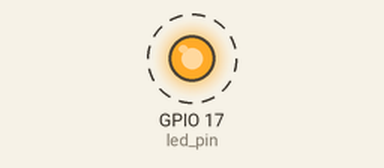
This program was run on a simulated Raspberry Pi (BCM pin numbers). Parts: output pins drawn as LEDs (lit = HIGH). Dashed ring = blinking. What the program prints to the terminal is not drawn.

Above: at 0.5 s.
Timing chart, 0 to 4.6 s (numbered marks = the images above):
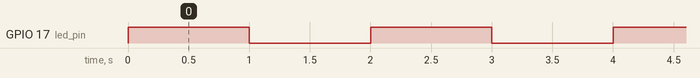

Measured:
- by itself, GPIO 17 (led_pin): alternates HIGH for 1.0 s and LOW for 1.0 s

The program:

LED_Blinks.py
```python
"""
This code file performs LED blinks using RPi 4

"""


import RPi.GPIO as GPIO
import time

led_pin = 17


def setup():                                      #Function to set GPIO numbering mode and pin configuration
    GPIO.setmode(GPIO.BCM)                        # Setting the GPIO numbering mode to BCM
    GPIO.setup(led_pin, GPIO.OUT)                 # LED pin set to output mode
    GPIO.output(led_pin, GPIO.LOW)                # Let Pin initially power off
    print(f"LED set on GPIO ID: {led_pin}")


def blink():                                      # Function to perform LED blinking in a looping way
    while True:
        GPIO.output(led_pin, GPIO.HIGH)
        time.sleep(1)
        print("The LED is on >>>")
        GPIO.output(led_pin, GPIO.LOW)
        time.sleep(1)
        print("The LED is off <<<")

def clear():                                      # Fiunction to clear and cleanup the code at the end
    GPIO.output(led_pin, GPIO.LOW)
    GPIO.cleanup()


if __name__ == "__main__":

    print("Led blinking code is running ")

    setup()

    try:
        blink()

    except KeyboardInterrupt:
        clear()
```
